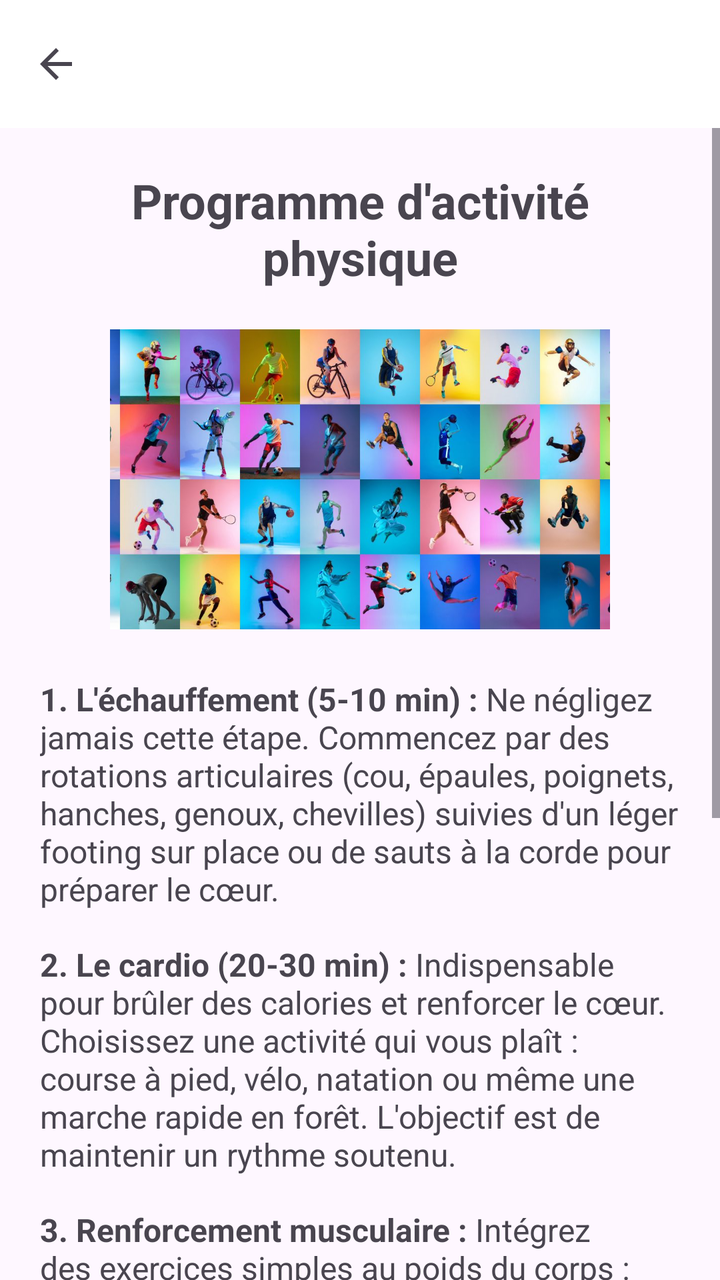
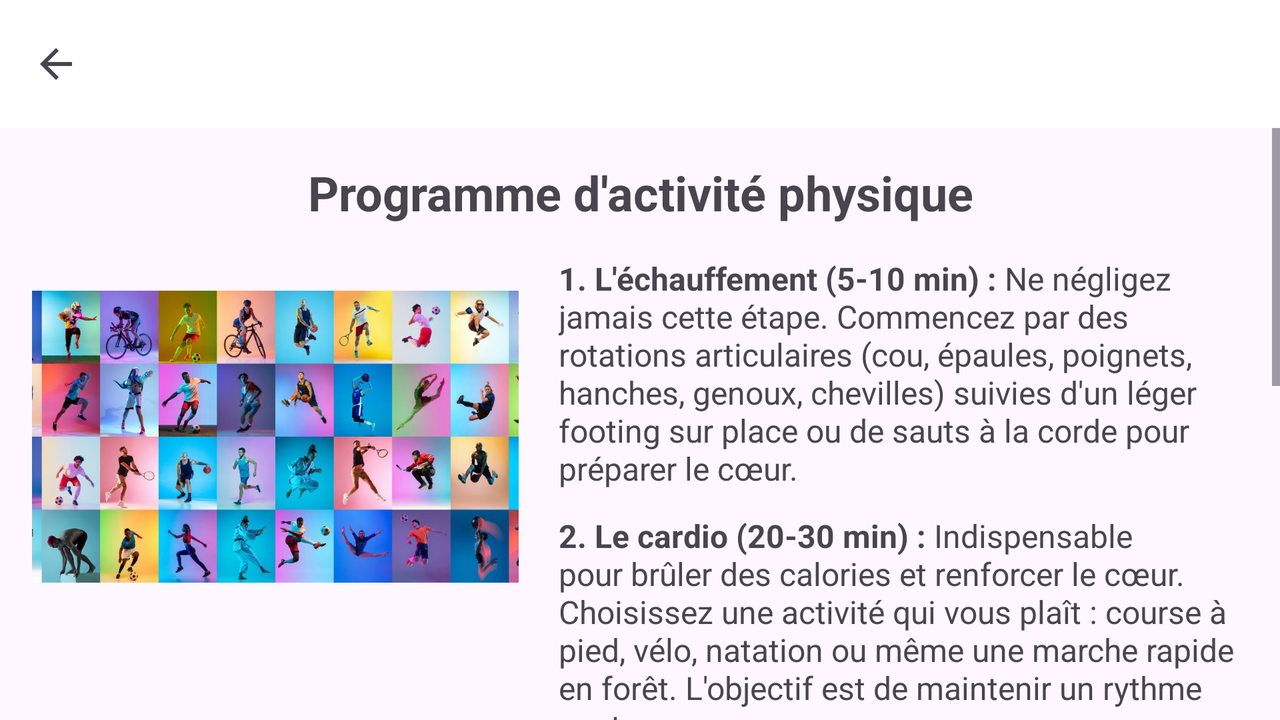

First picture: res/layout/ on a phone held upright. Second picture: the repository's own variant of that layout, on a device whose configuration matches the variant's folder. Source for both follows.
<!-- AndroidManifest.xml: application theme Theme.ICM_calculator -->
<!-- res/layout/activity_sportif.xml -->
<?xml version="1.0" encoding="utf-8"?>
<androidx.constraintlayout.widget.ConstraintLayout
    xmlns:android="http://schemas.android.com/apk/res/android"
    xmlns:app="http://schemas.android.com/apk/res-auto"
    xmlns:tools="http://schemas.android.com/tools"
    android:layout_width="match_parent"
    android:layout_height="match_parent"
    android:id="@+id/activiteSportif">

    <com.google.android.material.appbar.AppBarLayout
        android:id="@+id/appBarLayout"
        android:layout_width="match_parent"
        android:layout_height="wrap_content"
        app:layout_constraintTop_toTopOf="parent">

        <androidx.appcompat.widget.Toolbar
            android:id="@+id/my_toolbar"
            android:layout_width="match_parent"
            android:layout_height="?attr/actionBarSize"
            android:background="@color/white"
            app:navigationIcon="?attr/homeAsUpIndicator"
            app:navigationIconTint="@color/black"
            app:title="" />
    </com.google.android.material.appbar.AppBarLayout>

    <ScrollView
        android:layout_width="match_parent"
        android:layout_height="0dp"
        app:layout_constraintBottom_toBottomOf="parent"
        app:layout_constraintTop_toBottomOf="@+id/appBarLayout">

        <androidx.constraintlayout.widget.ConstraintLayout
            android:layout_width="match_parent"
            android:layout_height="wrap_content"
            android:padding="20dp">

            <TextView
                android:id="@+id/textTitre"
                android:layout_width="match_parent"
                android:layout_height="wrap_content"
                android:text="@string/titre_activite_sportif"
                android:textSize="24sp"
                android:textStyle="bold"
                android:textAlignment="center"
                app:layout_constraintTop_toTopOf="parent" />

            <ImageView
                android:id="@+id/imageSport"
                android:layout_width="match_parent"
                android:layout_height="150dp"
                android:layout_marginTop="20dp"
                android:scaleType="centerInside"
                android:src="@drawable/multisports"
                app:layout_constraintTop_toBottomOf="@id/textTitre"
                tools:ignore="ContentDescription" />

            <TextView
                android:id="@+id/conseil1"
                android:layout_width="match_parent"
                android:layout_height="wrap_content"
                android:layout_marginTop="24dp"
                android:text="@string/conseil_sport_1"
                android:textSize="16sp"
                app:layout_constraintTop_toBottomOf="@id/imageSport" />

            <TextView
                android:id="@+id/conseil2"
                android:layout_width="match_parent"
                android:layout_height="wrap_content"
                android:layout_marginTop="16dp"
                android:text="@string/conseil_sport_2"
                android:textSize="16sp"
                app:layout_constraintTop_toBottomOf="@id/conseil1" />

            <TextView
                android:id="@+id/conseil3"
                android:layout_width="match_parent"
                android:layout_height="wrap_content"
                android:layout_marginTop="16dp"
                android:text="@string/conseil_sport_3"
                android:textSize="16sp"
                app:layout_constraintTop_toBottomOf="@id/conseil2" />

            <TextView
                android:id="@+id/conseil4"
                android:layout_width="match_parent"
                android:layout_height="wrap_content"
                android:layout_marginTop="16dp"
                android:text="@string/conseil_sport_4"
                android:textSize="16sp"
                app:layout_constraintTop_toBottomOf="@id/conseil3" />

            <TextView
                android:id="@+id/conseil5"
                android:layout_width="match_parent"
                android:layout_height="wrap_content"
                android:layout_marginTop="16dp"
                android:layout_marginBottom="20dp"
                android:text="@string/conseil_sport_5"
                android:textSize="16sp"
                app:layout_constraintBottom_toBottomOf="parent"
                app:layout_constraintTop_toBottomOf="@id/conseil4" />

        </androidx.constraintlayout.widget.ConstraintLayout>
    </ScrollView>

</androidx.constraintlayout.widget.ConstraintLayout>
<!-- resources referenced by this layout -->
<resources>
  <color name="black">#000000</color>
  <color name="white">#FFFFFF</color>
  <!-- drawable multisports: jpg bitmap (drawable, 101970 bytes) -->
  <string name="conseil_sport_1"><b>1. L\'échauffement (5-10 min) :</b> Ne négligez jamais cette étape. Commencez par des rotations articulaires (cou, épaules, poignets, hanches, genoux, chevilles) suivies d\'un léger footing sur place ou de sauts à la corde pour préparer le cœur.</string>
  <string name="conseil_sport_2"><b>2. Le cardio (20-30 min) :</b> Indispensable pour brûler des calories et renforcer le cœur. Choisissez une activité qui vous plaît : course à pied, vélo, natation ou même une marche rapide en forêt. L\'objectif est de maintenir un rythme soutenu.</string>
  <string name="conseil_sport_3"><b>3. Renforcement musculaire :</b> Intégrez des exercices simples au poids du corps : pompes, squats, fentes et gainage (planche). Visez 3 séries de 10 à 15 répétitions pour chaque exercice pour tonifier l\'ensemble du corps.</string>
  <string name="conseil_sport_4"><b>4. Souplesse et étirements :</b> En fin de séance, prenez 5 à 10 minutes pour vous étirer doucement. Cela favorise la récupération, réduit les courbatures et améliore la mobilité articulaire sur le long terme.</string>
  <string name="conseil_sport_5"><b>5. Écoutez votre corps :</b> La progression doit être graduelle. Si vous ressentez une douleur vive, arrêtez-vous. Accordez-vous au moins un ou deux jours de repos complet par semaine pour permettre aux tissus de se régénérer.</string>
  <string name="titre_activite_sportif">Programme d\'activité physique</string>
  <style name="Theme.ICM_calculator" parent="Base.Theme.ICM_calculator" />
  <style name="Base.Theme.ICM_calculator" parent="Theme.Material3.DayNight.NoActionBar">
          <item name="colorPrimary">@color/white</item>
  
          <item name="colorOnPrimary">@color/black</item>
      </style>
</resources>
<!-- res/layout-land/activity_sportif.xml (the repository's variant of the layout above) -->
<!-- drawn on the phone turned sideways -->
<?xml version="1.0" encoding="utf-8"?>
<androidx.constraintlayout.widget.ConstraintLayout
    xmlns:android="http://schemas.android.com/apk/res/android"
    xmlns:app="http://schemas.android.com/apk/res-auto"
    xmlns:tools="http://schemas.android.com/tools"
    android:layout_width="match_parent"
    android:layout_height="match_parent"
    android:id="@+id/activiteSportif">

    <com.google.android.material.appbar.AppBarLayout
        android:id="@+id/appBarLayout"
        android:layout_width="match_parent"
        android:layout_height="wrap_content"
        app:layout_constraintTop_toTopOf="parent">

        <androidx.appcompat.widget.Toolbar
            android:id="@+id/my_toolbar"
            android:layout_width="match_parent"
            android:layout_height="?attr/actionBarSize"
            android:background="@color/white"
            app:navigationIcon="?attr/homeAsUpIndicator"
            app:navigationIconTint="@color/black"
            app:title="" />
    </com.google.android.material.appbar.AppBarLayout>

    <ScrollView
        android:layout_width="match_parent"
        android:layout_height="0dp"
        app:layout_constraintBottom_toBottomOf="parent"
        app:layout_constraintTop_toBottomOf="@+id/appBarLayout">

        <androidx.constraintlayout.widget.ConstraintLayout
            android:layout_width="match_parent"
            android:layout_height="wrap_content"
            android:padding="16dp">

            <TextView
                android:id="@+id/textTitre"
                android:layout_width="0dp"
                android:layout_height="wrap_content"
                android:text="@string/titre_activite_sportif"
                android:textSize="24sp"
                android:textStyle="bold"
                android:textAlignment="center"
                app:layout_constraintEnd_toEndOf="parent"
                app:layout_constraintStart_toStartOf="parent"
                app:layout_constraintTop_toTopOf="parent" />

            <androidx.constraintlayout.widget.Guideline
                android:id="@+id/guidelineVertical"
                android:layout_width="wrap_content"
                android:layout_height="wrap_content"
                android:orientation="vertical"
                app:layout_constraintGuide_percent="0.4" />

            <ImageView
                android:id="@+id/imageSport"
                android:layout_width="0dp"
                android:layout_height="180dp"
                android:layout_marginTop="16dp"
                android:scaleType="centerInside"
                android:src="@drawable/multisports"
                app:layout_constraintEnd_toStartOf="@+id/guidelineVertical"
                app:layout_constraintStart_toStartOf="parent"
                app:layout_constraintTop_toBottomOf="@id/textTitre"
                tools:ignore="ContentDescription" />

            <LinearLayout
                android:id="@+id/layoutConseils"
                android:layout_width="0dp"
                android:layout_height="wrap_content"
                android:layout_marginStart="20dp"
                android:orientation="vertical"
                app:layout_constraintEnd_toEndOf="parent"
                app:layout_constraintStart_toEndOf="@id/guidelineVertical"
                app:layout_constraintTop_toTopOf="@+id/imageSport">

                <TextView
                    android:id="@+id/conseil1"
                    android:layout_width="match_parent"
                    android:layout_height="wrap_content"
                    android:text="@string/conseil_sport_1"
                    android:textSize="16sp" />

                <TextView
                    android:id="@+id/conseil2"
                    android:layout_width="match_parent"
                    android:layout_height="wrap_content"
                    android:layout_marginTop="12dp"
                    android:text="@string/conseil_sport_2"
                    android:textSize="16sp" />

                <TextView
                    android:id="@+id/conseil3"
                    android:layout_width="match_parent"
                    android:layout_height="wrap_content"
                    android:layout_marginTop="12dp"
                    android:text="@string/conseil_sport_3"
                    android:textSize="16sp" />

                <TextView
                    android:id="@+id/conseil4"
                    android:layout_width="match_parent"
                    android:layout_height="wrap_content"
                    android:layout_marginTop="12dp"
                    android:text="@string/conseil_sport_4"
                    android:textSize="16sp" />

                <TextView
                    android:id="@+id/conseil5"
                    android:layout_width="match_parent"
                    android:layout_height="wrap_content"
                    android:layout_marginTop="12dp"
                    android:layout_marginBottom="24dp"
                    android:text="@string/conseil_sport_5"
                    android:textSize="16sp" />
            </LinearLayout>

        </androidx.constraintlayout.widget.ConstraintLayout>
    </ScrollView>

</androidx.constraintlayout.widget.ConstraintLayout>
